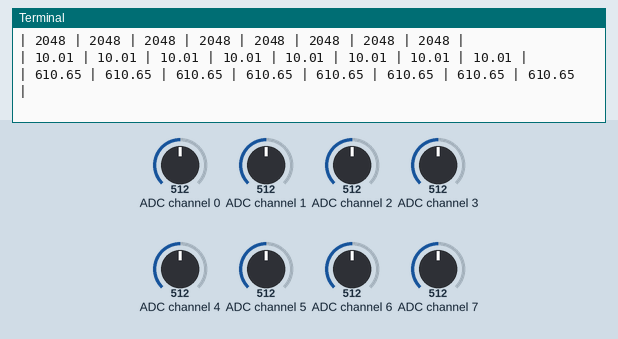
The program below on a simulated Raspberry Pi (BCM pin numbers). Shown: the last lines printed to the terminal. The test bench sets the inputs (shaded band); at power-on: ADC channel 0 = 512, ADC channel 1 = 512, ADC channel 2 = 512, ADC channel 3 = 512, ADC channel 4 = 512, ADC channel 5 = 512, ADC channel 6 = 512, ADC channel 7 = 512 (analog values on the 0–1023 scale).

Above: at 1.2 s.
1.3 s: ADC channel 0 set to 30
At 1.9 s:
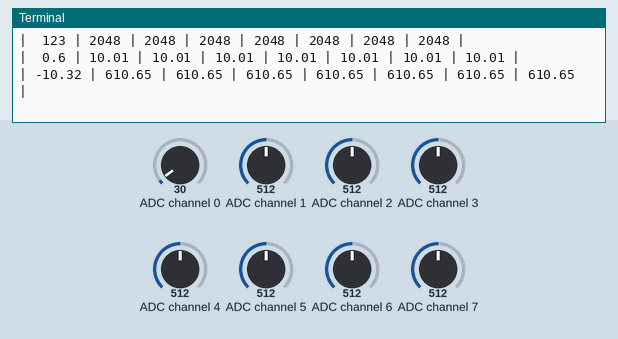
3.0 s: ADC channel 1 set to 30
At 3.4 s:
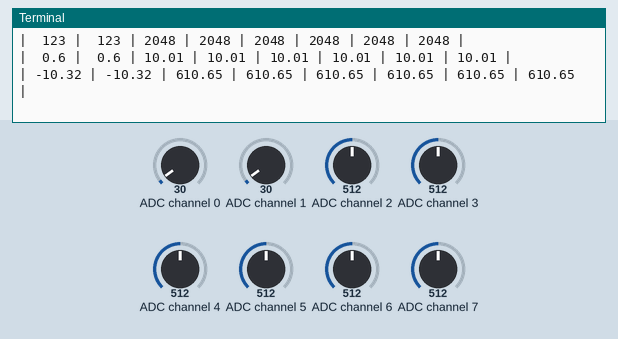
4.5 s: ADC channel 2 set to 30
At 4.9 s:
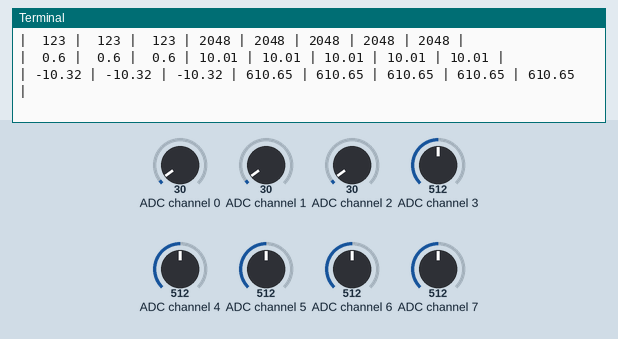
6.0 s: ADC channel 3 set to 30
At 6.4 s:
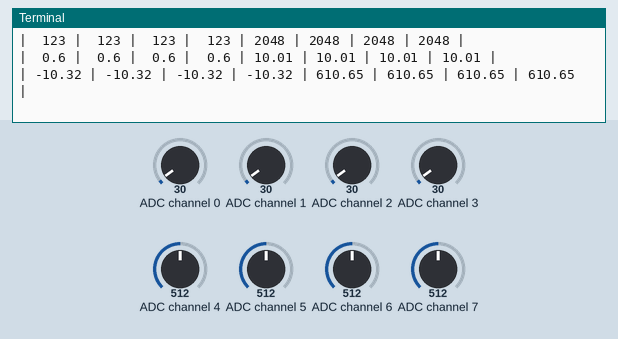
7.5 s: ADC channel 4 set to 30
At 8.0 s:
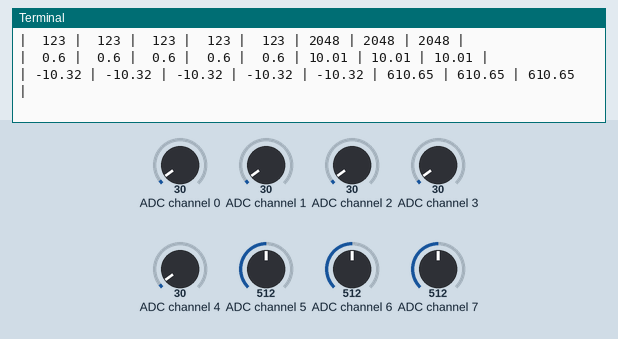
9.0 s: ADC channel 5 set to 30
At 9.5 s:
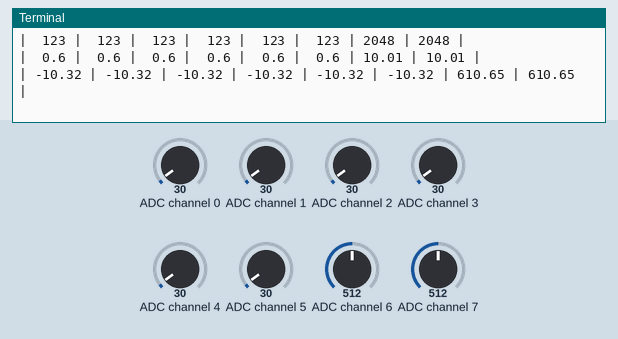
Timing chart, 0 to 11.5 s (numbered marks = the images above; inputs shaded):
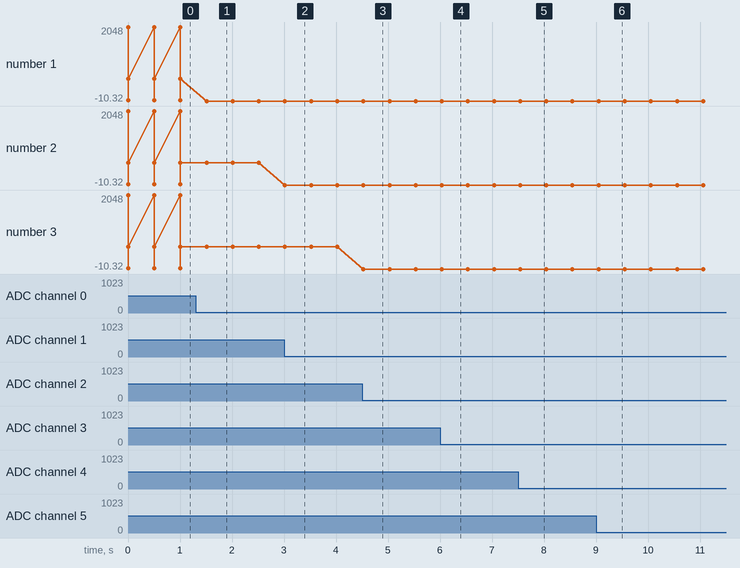

The program:

mcp_3208_spi.py
```python
#!/usr/bin/python

import spidev
import time
import os

# Open SPI bus
spi = spidev.SpiDev()
spi.open(0,0)
spi.max_speed_hz=1000000

# Function to read SPI data from MCP3008 chip
# Channel must be an integer 0-7
def ReadChannel(channel):
  adc = spi.xfer2([ 6 | (channel&4) >> 2, (channel&3)<<6, 0])
  data = ((adc[1]&15) << 8) + adc[2]
  return data

# Function to convert data to voltage level,
# rounded to specified number of decimal places.
def ConvertVolts(data,places):
  volts = (data * 5) / float(1023)
  volts = round(volts,places)
  return volts

# Function to calculate temperature from
# TMP36 data, rounded to specified
# number of decimal places.
def ConvertTemp(data,places):

  # ADC Value
  # (approx)  Temp  Volts
  #    0      -50    0.00
  #   78      -25    0.25
  #  155        0    0.50
  #  233       25    0.75
  #  310       50    1.00
  #  465      100    1.50
  #  775      200    2.50
  # 1023      280    3.30

  temp = ((data * 330)/float(1023))-50
  temp = round(temp,places)
  return temp

# Define delay between readings
delay = 0.5

while True:
    values = [0]*8
    volts = [0]*8
    temps = [0]*8
    for i in range(8):
        # The read_adc function will get the value of the specified channel (0-7).
        values[i] = (ReadChannel(i))
        temps[i] = (ConvertTemp(values[i],2))
        volts [i] = (ConvertVolts(values[i],2))

    # Print the ADC values.
    print('| {0:>4} | {1:>4} | {2:>4} | {3:>4} | {4:>4} | {5:>4} | {6:>4} | {7:>4} |'.format(*values))
    print('| {0:>4} | {1:>4} | {2:>4} | {3:>4} | {4:>4} | {5:>4} | {6:>4} | {7:>4} |'.format(*volts))
    print('| {0:>4} | {1:>4} | {2:>4} | {3:>4} | {4:>4} | {5:>4} | {6:>4} | {7:>4} |'.format(*temps))
    time.sleep(delay)
```

Measured:
- after the input at 1.3 s, the terminal: prints a new line after 0.21 s (image 1)
- after the input at 3.0 s, the terminal: prints a new line at once (image 2)
- after the input at 4.5 s, the terminal: prints a new line at once (image 3)
- after the input at 6.0 s, the terminal: prints a new line at once (image 4)
- after the input at 7.5 s, the terminal: prints a new line at once (image 5)
- after the input at 9.0 s, the terminal: prints a new line after 0.05 s (image 6)
- plotted number 1: 610.65 → -10.32 after the input at 1.3 s
